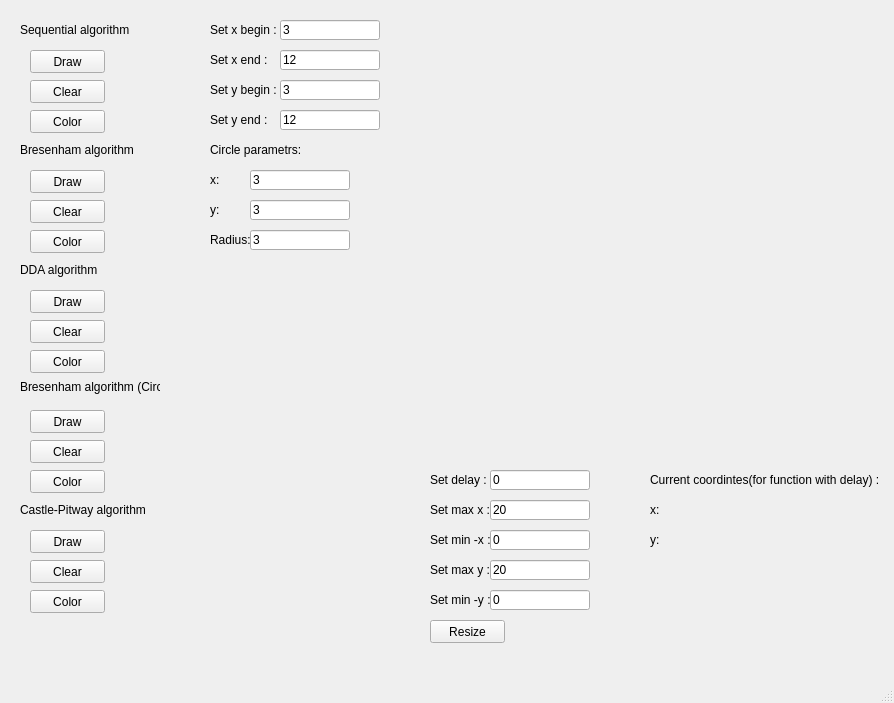
<?xml version="1.0" encoding="UTF-8"?>
<ui version="4.0">
 <class>MainWindow</class>
 <widget class="QMainWindow" name="MainWindow">
  <property name="geometry">
   <rect>
    <x>0</x>
    <y>0</y>
    <width>894</width>
    <height>703</height>
   </rect>
  </property>
  <property name="windowTitle">
   <string>MainWindow</string>
  </property>
  <widget class="QWidget" name="centralwidget">
   <widget class="QLabel" name="label">
    <property name="geometry">
     <rect>
      <x>20</x>
      <y>10</y>
      <width>140</width>
      <height>40</height>
     </rect>
    </property>
    <property name="text">
     <string>Sequential algorithm</string>
    </property>
   </widget>
   <widget class="QPushButton" name="pushButton">
    <property name="geometry">
     <rect>
      <x>30</x>
      <y>50</y>
      <width>75</width>
      <height>23</height>
     </rect>
    </property>
    <property name="text">
     <string>Draw</string>
    </property>
   </widget>
   <widget class="QPushButton" name="pushButton_2">
    <property name="geometry">
     <rect>
      <x>30</x>
      <y>170</y>
      <width>75</width>
      <height>23</height>
     </rect>
    </property>
    <property name="text">
     <string>Draw</string>
    </property>
   </widget>
   <widget class="QCustomPlot" name="widget" native="true">
    <property name="geometry">
     <rect>
      <x>429</x>
      <y>19</y>
      <width>460</width>
      <height>430</height>
     </rect>
    </property>
   </widget>
   <widget class="QPushButton" name="pushButton_3">
    <property name="geometry">
     <rect>
      <x>30</x>
      <y>290</y>
      <width>75</width>
      <height>23</height>
     </rect>
    </property>
    <property name="text">
     <string>Draw</string>
    </property>
   </widget>
   <widget class="QPushButton" name="pushButton_4">
    <property name="geometry">
     <rect>
      <x>30</x>
      <y>410</y>
      <width>75</width>
      <height>23</height>
     </rect>
    </property>
    <property name="text">
     <string>Draw</string>
    </property>
   </widget>
   <widget class="QPushButton" name="pushButton_5">
    <property name="geometry">
     <rect>
      <x>30</x>
      <y>530</y>
      <width>75</width>
      <height>23</height>
     </rect>
    </property>
    <property name="text">
     <string>Draw</string>
    </property>
   </widget>
   <widget class="QPushButton" name="pushButton_6">
    <property name="geometry">
     <rect>
      <x>30</x>
      <y>80</y>
      <width>75</width>
      <height>23</height>
     </rect>
    </property>
    <property name="text">
     <string>Clear</string>
    </property>
   </widget>
   <widget class="QPushButton" name="pushButton_7">
    <property name="geometry">
     <rect>
      <x>30</x>
      <y>230</y>
      <width>75</width>
      <height>23</height>
     </rect>
    </property>
    <property name="text">
     <string>Color</string>
    </property>
   </widget>
   <widget class="QPushButton" name="pushButton_8">
    <property name="geometry">
     <rect>
      <x>30</x>
      <y>320</y>
      <width>75</width>
      <height>23</height>
     </rect>
    </property>
    <property name="text">
     <string>Clear</string>
    </property>
   </widget>
   <widget class="QPushButton" name="pushButton_9">
    <property name="geometry">
     <rect>
      <x>30</x>
      <y>440</y>
      <width>75</width>
      <height>23</height>
     </rect>
    </property>
    <property name="text">
     <string>Clear</string>
    </property>
   </widget>
   <widget class="QPushButton" name="pushButton_10">
    <property name="geometry">
     <rect>
      <x>30</x>
      <y>560</y>
      <width>75</width>
      <height>23</height>
     </rect>
    </property>
    <property name="text">
     <string>Clear</string>
    </property>
   </widget>
   <widget class="QLabel" name="label_2">
    <property name="geometry">
     <rect>
      <x>20</x>
      <y>130</y>
      <width>140</width>
      <height>40</height>
     </rect>
    </property>
    <property name="text">
     <string>Bresenham algorithm</string>
    </property>
   </widget>
   <widget class="QLabel" name="label_3">
    <property name="geometry">
     <rect>
      <x>20</x>
      <y>360</y>
      <width>140</width>
      <height>40</height>
     </rect>
    </property>
    <property name="text">
     <string>
Bresenham algorithm (Circle)</string>
    </property>
   </widget>
   <widget class="QLabel" name="label_4">
    <property name="geometry">
     <rect>
      <x>20</x>
      <y>250</y>
      <width>140</width>
      <height>40</height>
     </rect>
    </property>
    <property name="text">
     <string>DDA algorithm</string>
    </property>
   </widget>
   <widget class="QLabel" name="label_5">
    <property name="geometry">
     <rect>
      <x>20</x>
      <y>490</y>
      <width>140</width>
      <height>40</height>
     </rect>
    </property>
    <property name="text">
     <string>Castle-Pitway algorithm</string>
    </property>
   </widget>
   <widget class="QLabel" name="label_6">
    <property name="geometry">
     <rect>
      <x>430</x>
      <y>470</y>
      <width>80</width>
      <height>20</height>
     </rect>
    </property>
    <property name="text">
     <string>Set delay :</string>
    </property>
   </widget>
   <widget class="QLineEdit" name="lineEdit">
    <property name="geometry">
     <rect>
      <x>490</x>
      <y>470</y>
      <width>100</width>
      <height>20</height>
     </rect>
    </property>
    <property name="text">
     <string>0</string>
    </property>
   </widget>
   <widget class="QLabel" name="label_7">
    <property name="geometry">
     <rect>
      <x>430</x>
      <y>500</y>
      <width>80</width>
      <height>20</height>
     </rect>
    </property>
    <property name="text">
     <string>Set max x :</string>
    </property>
   </widget>
   <widget class="QLabel" name="label_8">
    <property name="geometry">
     <rect>
      <x>430</x>
      <y>530</y>
      <width>80</width>
      <height>20</height>
     </rect>
    </property>
    <property name="text">
     <string>Set min -x :</string>
    </property>
   </widget>
   <widget class="QLabel" name="label_9">
    <property name="geometry">
     <rect>
      <x>430</x>
      <y>560</y>
      <width>80</width>
      <height>20</height>
     </rect>
    </property>
    <property name="text">
     <string>Set max y :</string>
    </property>
   </widget>
   <widget class="QLabel" name="label_10">
    <property name="geometry">
     <rect>
      <x>430</x>
      <y>590</y>
      <width>80</width>
      <height>20</height>
     </rect>
    </property>
    <property name="text">
     <string>Set min -y :</string>
    </property>
   </widget>
   <widget class="QLineEdit" name="lineEdit_2">
    <property name="geometry">
     <rect>
      <x>490</x>
      <y>500</y>
      <width>100</width>
      <height>20</height>
     </rect>
    </property>
    <property name="text">
     <string>20</string>
    </property>
   </widget>
   <widget class="QLineEdit" name="lineEdit_3">
    <property name="geometry">
     <rect>
      <x>490</x>
      <y>530</y>
      <width>100</width>
      <height>20</height>
     </rect>
    </property>
    <property name="text">
     <string>0</string>
    </property>
   </widget>
   <widget class="QLineEdit" name="lineEdit_4">
    <property name="geometry">
     <rect>
      <x>490</x>
      <y>560</y>
      <width>100</width>
      <height>20</height>
     </rect>
    </property>
    <property name="text">
     <string>20</string>
    </property>
   </widget>
   <widget class="QLineEdit" name="lineEdit_5">
    <property name="geometry">
     <rect>
      <x>490</x>
      <y>590</y>
      <width>100</width>
      <height>20</height>
     </rect>
    </property>
    <property name="text">
     <string>0</string>
    </property>
   </widget>
   <widget class="QLabel" name="label_11">
    <property name="geometry">
     <rect>
      <x>210</x>
      <y>80</y>
      <width>80</width>
      <height>20</height>
     </rect>
    </property>
    <property name="text">
     <string>Set y begin :</string>
    </property>
   </widget>
   <widget class="QLabel" name="label_12">
    <property name="geometry">
     <rect>
      <x>210</x>
      <y>50</y>
      <width>80</width>
      <height>20</height>
     </rect>
    </property>
    <property name="text">
     <string>Set x end :</string>
    </property>
   </widget>
   <widget class="QLabel" name="label_13">
    <property name="geometry">
     <rect>
      <x>210</x>
      <y>110</y>
      <width>80</width>
      <height>20</height>
     </rect>
    </property>
    <property name="text">
     <string>Set y end :</string>
    </property>
   </widget>
   <widget class="QLineEdit" name="lineEdit_6">
    <property name="geometry">
     <rect>
      <x>280</x>
      <y>110</y>
      <width>100</width>
      <height>20</height>
     </rect>
    </property>
    <property name="text">
     <string>12</string>
    </property>
   </widget>
   <widget class="QLineEdit" name="lineEdit_7">
    <property name="geometry">
     <rect>
      <x>280</x>
      <y>50</y>
      <width>100</width>
      <height>20</height>
     </rect>
    </property>
    <property name="text">
     <string>12</string>
    </property>
   </widget>
   <widget class="QLineEdit" name="lineEdit_8">
    <property name="geometry">
     <rect>
      <x>280</x>
      <y>20</y>
      <width>100</width>
      <height>20</height>
     </rect>
    </property>
    <property name="text">
     <string>3</string>
    </property>
   </widget>
   <widget class="QLineEdit" name="lineEdit_9">
    <property name="geometry">
     <rect>
      <x>280</x>
      <y>80</y>
      <width>100</width>
      <height>20</height>
     </rect>
    </property>
    <property name="text">
     <string>3</string>
    </property>
   </widget>
   <widget class="QLabel" name="label_14">
    <property name="geometry">
     <rect>
      <x>210</x>
      <y>20</y>
      <width>80</width>
      <height>20</height>
     </rect>
    </property>
    <property name="text">
     <string>Set x begin :</string>
    </property>
   </widget>
   <widget class="QPushButton" name="pushButton_11">
    <property name="geometry">
     <rect>
      <x>30</x>
      <y>110</y>
      <width>75</width>
      <height>23</height>
     </rect>
    </property>
    <property name="text">
     <string>Color</string>
    </property>
   </widget>
   <widget class="QPushButton" name="pushButton_12">
    <property name="geometry">
     <rect>
      <x>30</x>
      <y>200</y>
      <width>75</width>
      <height>23</height>
     </rect>
    </property>
    <property name="text">
     <string>Clear</string>
    </property>
   </widget>
   <widget class="QPushButton" name="pushButton_13">
    <property name="geometry">
     <rect>
      <x>30</x>
      <y>350</y>
      <width>75</width>
      <height>23</height>
     </rect>
    </property>
    <property name="text">
     <string>Color</string>
    </property>
   </widget>
   <widget class="QPushButton" name="pushButton_14">
    <property name="geometry">
     <rect>
      <x>30</x>
      <y>470</y>
      <width>75</width>
      <height>23</height>
     </rect>
    </property>
    <property name="text">
     <string>Color</string>
    </property>
   </widget>
   <widget class="QPushButton" name="pushButton_15">
    <property name="geometry">
     <rect>
      <x>30</x>
      <y>590</y>
      <width>75</width>
      <height>23</height>
     </rect>
    </property>
    <property name="text">
     <string>Color</string>
    </property>
   </widget>
   <widget class="QPushButton" name="pushButton_16">
    <property name="geometry">
     <rect>
      <x>430</x>
      <y>620</y>
      <width>75</width>
      <height>23</height>
     </rect>
    </property>
    <property name="text">
     <string>Resize</string>
    </property>
   </widget>
   <widget class="QLabel" name="label_15">
    <property name="geometry">
     <rect>
      <x>650</x>
      <y>470</y>
      <width>230</width>
      <height>20</height>
     </rect>
    </property>
    <property name="text">
     <string>Current coordintes(for function with delay) :</string>
    </property>
   </widget>
   <widget class="QLabel" name="label_16">
    <property name="geometry">
     <rect>
      <x>650</x>
      <y>500</y>
      <width>20</width>
      <height>20</height>
     </rect>
    </property>
    <property name="text">
     <string>x:</string>
    </property>
   </widget>
   <widget class="QLabel" name="label_17">
    <property name="geometry">
     <rect>
      <x>670</x>
      <y>500</y>
      <width>20</width>
      <height>20</height>
     </rect>
    </property>
    <property name="text">
     <string/>
    </property>
   </widget>
   <widget class="QLabel" name="label_18">
    <property name="geometry">
     <rect>
      <x>650</x>
      <y>530</y>
      <width>20</width>
      <height>20</height>
     </rect>
    </property>
    <property name="text">
     <string>y:</string>
    </property>
   </widget>
   <widget class="QLabel" name="label_19">
    <property name="geometry">
     <rect>
      <x>670</x>
      <y>530</y>
      <width>20</width>
      <height>20</height>
     </rect>
    </property>
    <property name="text">
     <string/>
    </property>
   </widget>
   <widget class="QLabel" name="label_20">
    <property name="geometry">
     <rect>
      <x>140</x>
      <y>530</y>
      <width>150</width>
      <height>30</height>
     </rect>
    </property>
    <property name="text">
     <string/>
    </property>
   </widget>
   <widget class="QLabel" name="label_21">
    <property name="geometry">
     <rect>
      <x>210</x>
      <y>130</y>
      <width>140</width>
      <height>40</height>
     </rect>
    </property>
    <property name="text">
     <string>Circle parametrs:</string>
    </property>
   </widget>
   <widget class="QLabel" name="label_22">
    <property name="geometry">
     <rect>
      <x>210</x>
      <y>160</y>
      <width>140</width>
      <height>40</height>
     </rect>
    </property>
    <property name="text">
     <string>x:</string>
    </property>
   </widget>
   <widget class="QLabel" name="label_23">
    <property name="geometry">
     <rect>
      <x>210</x>
      <y>220</y>
      <width>140</width>
      <height>40</height>
     </rect>
    </property>
    <property name="text">
     <string>Radius:</string>
    </property>
   </widget>
   <widget class="QLineEdit" name="lineEdit_10">
    <property name="geometry">
     <rect>
      <x>250</x>
      <y>170</y>
      <width>100</width>
      <height>20</height>
     </rect>
    </property>
    <property name="text">
     <string>3</string>
    </property>
   </widget>
   <widget class="QLineEdit" name="lineEdit_11">
    <property name="geometry">
     <rect>
      <x>250</x>
      <y>230</y>
      <width>100</width>
      <height>20</height>
     </rect>
    </property>
    <property name="text">
     <string>3</string>
    </property>
   </widget>
   <widget class="QLabel" name="label_24">
    <property name="geometry">
     <rect>
      <x>210</x>
      <y>190</y>
      <width>140</width>
      <height>40</height>
     </rect>
    </property>
    <property name="text">
     <string>y:</string>
    </property>
   </widget>
   <widget class="QLineEdit" name="lineEdit_12">
    <property name="geometry">
     <rect>
      <x>250</x>
      <y>200</y>
      <width>100</width>
      <height>20</height>
     </rect>
    </property>
    <property name="text">
     <string>3</string>
    </property>
   </widget>
  </widget>
  <widget class="QMenuBar" name="menubar">
   <property name="geometry">
    <rect>
     <x>0</x>
     <y>0</y>
     <width>894</width>
     <height>21</height>
    </rect>
   </property>
  </widget>
  <widget class="QStatusBar" name="statusbar"/>
 </widget>
 <customwidgets>
  <customwidget>
   <class>QCustomPlot</class>
   <extends>QWidget</extends>
   <header>qcustomplot.h</header>
   <container>1</container>
  </customwidget>
 </customwidgets>
 <resources/>
 <connections/>
</ui>
